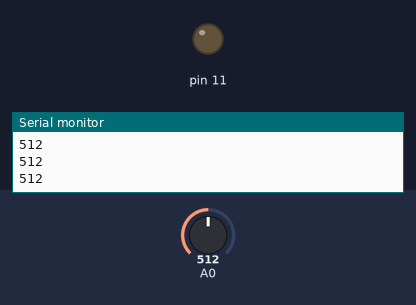
Bench run of a sketch on a simulated Arduino Uno, built with avr-gcc and run on an emulated ATmega328P. Shown: output pins drawn as LEDs (lit = HIGH), the last lines printed to the serial monitor. Inputs (shaded band) come from the test bench; at power-on: A0 = 512.

Above: at 1.3 s.
1.4 s: A0 set to 716
At 1.9 s:
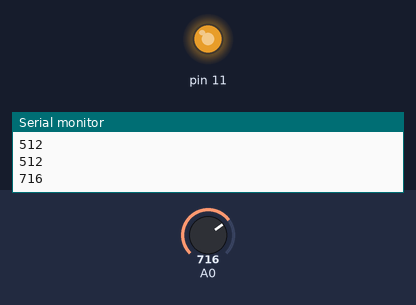
3.0 s: A0 set to 754
At 4.2 s:
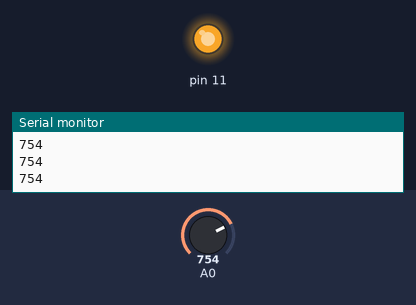
4.5 s: A0 set to 768
At 5.4 s:
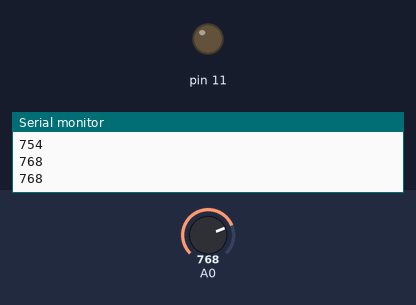
6.0 s: A0 set to 900
At 6.6 s:
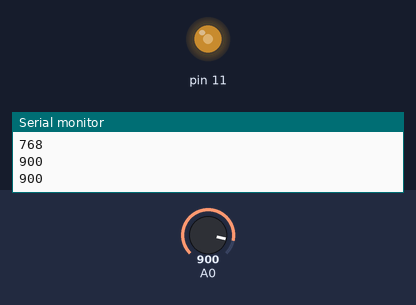
7.5 s: A0 set to 490
At 8.9 s:
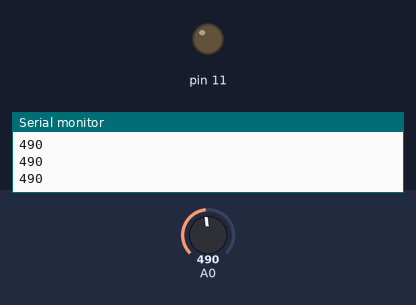
Timing chart, 0 to 10.0 s (numbered marks = the images above; inputs shaded):
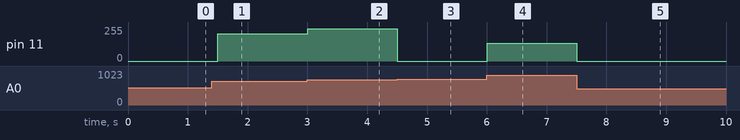

Measured:
- the behaviour switches between 767 and 768 on A0 (found by bisection; images 2 and 3)
- after the input at 1.4 s, pin 11: 0/255 → 204/255 after 0.10 s
- after the input at 3.0 s, pin 11: 204/255 → 242/255 at once
- after the input at 4.5 s, pin 11: 242/255 → 0/255 at once
- after the input at 6.0 s, pin 11: 0/255 → 132/255 at once
- after the input at 7.5 s, pin 11: 132/255 → 0/255 at once

The sketch:

analog_test2.ino
```cpp
void setup() {
  // put your setup code here, to run once:
  Serial.begin(9600);
  pinMode(11, OUTPUT);
}

void loop() {
  // put your main code here, to run repeatedly:

  int inputVal = analogRead(A0);
  Serial.println(inputVal);
  if(inputVal>500)
  {
    analogWrite(11,inputVal);
  }
  else
  {
    analogWrite(11,0);
  }
  delay(500);
}
```
